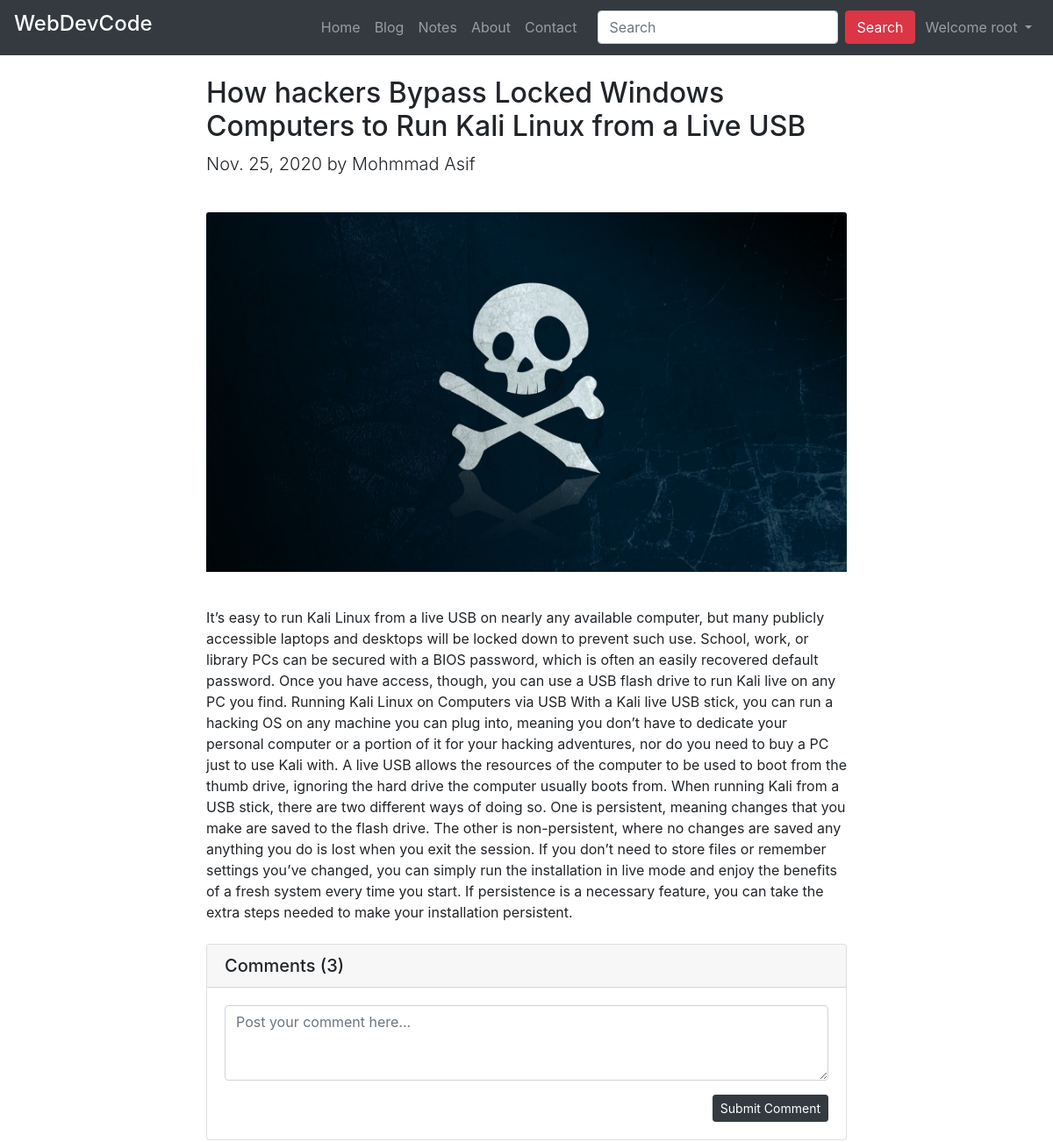
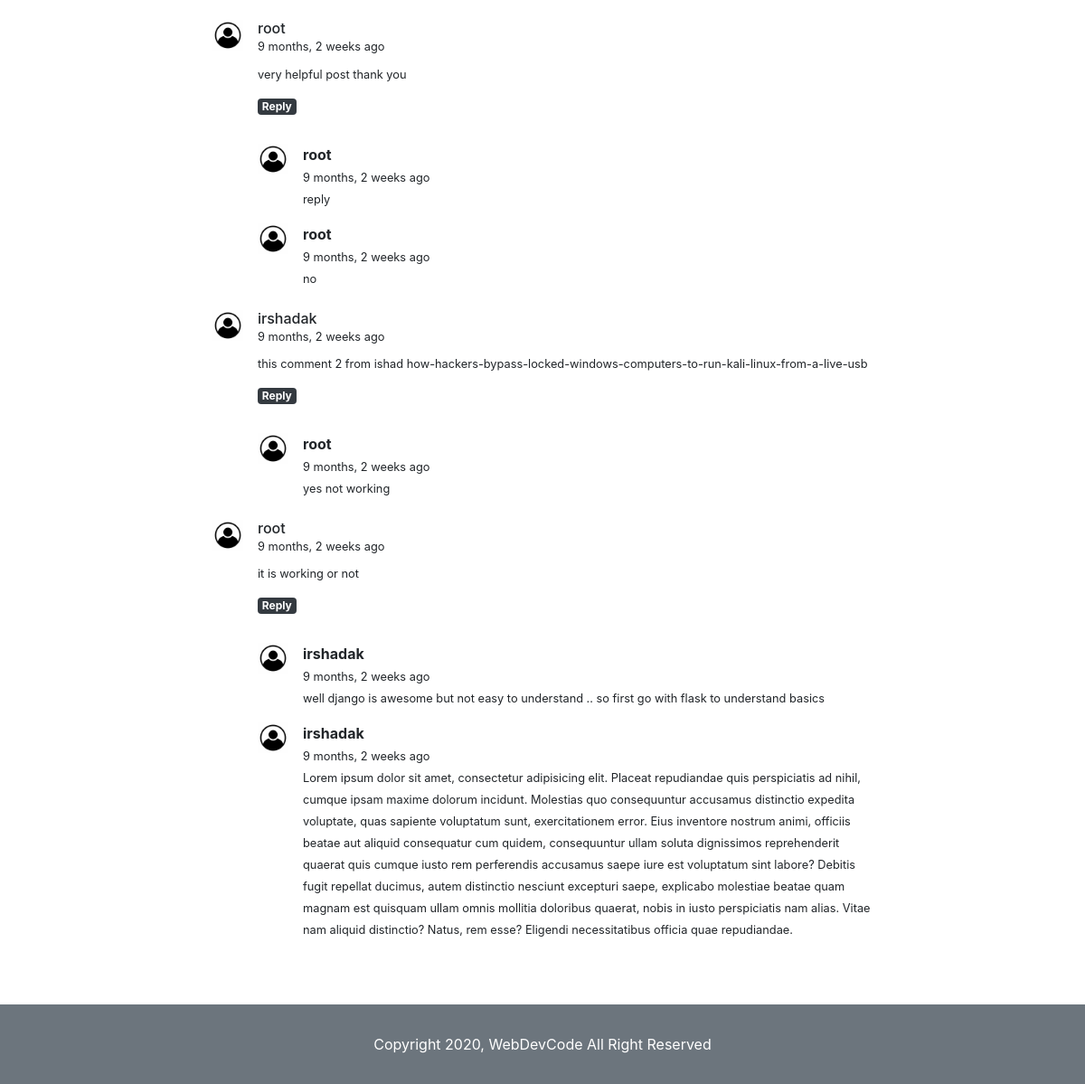
The app's page /blog/how-hackers-bypass-locked-windows-computers-to-run-kali-linux-from-a-live-usb (signed in) with its own data (2 pictures, top to bottom).
### blog/models.py (models this page shows, shortened)
class Post(models.Model):
    sno = models.AutoField(primary_key=True)
    title = models.CharField(max_length=100)
    content = models.TextField()
    author = models.CharField(max_length=30)
    slug = models.CharField(max_length=150)
    image = models.ImageField(upload_to='images/', blank=True)
    timestap = models.DateTimeField(blank=True)

class PostComment(models.Model):
    sno = models.AutoField(primary_key = True)
    comment = models.TextField()
    user = models.ForeignKey(User, on_delete=models.CASCADE)
    post = models.ForeignKey(Post, on_delete=models.CASCADE)
    parent = models.ForeignKey('self', on_delete=models.CASCADE, null=True)
    timestap =models.DateTimeField(default=now)

### blog/views.py (the view)
# urls.py: path('<str:slug>', views.blogPost, name='blogPost'),
def blogPost(request,slug):
    post = Post.objects.filter(slug = slug).first()
    comments = PostComment.objects.filter(post=post, parent=None)
    replies = PostComment.objects.filter(post=post).exclude(parent=None)
    replyDict = {}
    for reply in replies:
        if reply.parent.sno not in replyDict.keys():
            replyDict[reply.parent.sno] = [reply]
        else:
            replyDict[reply.parent.sno].append(reply)
    context = {'post' : post, 'comments' : comments, 'replyDict': replyDict}
    return render(request, 'blog/blogPost.html', context)

### blog/templatetags/get_dict.py (called while the page is built)
@register.filter(name='get_filter')
def get_filter(dict, key):
    return dict.get(key)

### templates/blog/blogPost.html (shortened to what this page needs)
{% extends 'layout.html' %}
{% block body %}
{% load humanize %}
{% load get_dict %}
<div class="container my-4">
     <div class="row">
          <div class="col-sm-8 mx-auto">
                <h2>
                    {{post.title}}
               </h2>
               <p class="lead">
                    {{post.timestap.date}} by {{post.author}}
               </p>
               <img src="/media/{{post.image}}" class="card-img-top my-4" alt="...">
               <p class="mt-3">
                    {{post.content}}
               </p>
               <div class="card mt-4">
                     <h5 class="card-header">Comments ({{comments.count}})</h5>
                    <div class="card-body">
                    {% if user.is_authenticated %}
                         <form action="/blog/Comment" method="POST"> {% csrf_token %}
                              <div class="form-group">
                                   <textarea class="form-control" id="exampleFormControlTextarea1" name="comment"
                                        rows="3" placeholder="Post your comment here..."></textarea>
                                   <button type="submit" class="btn btn-dark btn-sm mt-3 float-right">Submit
                                        Comment</button>
                              </div>
                         </form>
                         {% else %}
                         <p class="text-center">Please Login To Comment</p>
                    {% endif %}
                    </div>
             </div>
               {% for comment in comments %}
               <div class="media my-4">
                    <img src="/static/images/userlogo.jpg" class="mr-3" height="34" width="34" alt="user_logo">
                    <div class="media-body">
                         <h6 class="mt-0">{{comment.user.username}} <br> <small> {{comment.timestap |naturaltime}}</small></h6>
                         <small>{{comment.comment}}</small>
                        <div class="reply ">
                              <a class=" badge badge-dark my-3" data-toggle="collapse" href="#replyBox{{comment.sno}}"
                                   role="button" aria-expanded="false" aria-controls="replyBox{{comment.sno}}"> Reply </a>
                        </div>
                        {% for reply in replyDict|get_filter:comment.sno %}
                              <div class="media mt-3">
                                   <img src="/static/images/userlogo.jpg" height="34" width="34" class="mr-3" alt="...">
                                   <div class="media-body">
                                   <p class="my-0"><b>{{reply.user.username}} </b> <br>
                                   <small> {{reply.timestap |naturaltime}}</small>
                                   </p>
                                   <small>{{reply.comment}}</small>
                                   </div>
                              </div>
                         {% endfor %}
                    </div>
               </div>
               {% endfor %}
          </div>
     </div>
</div>
{% endblock body %}

### templates/layout.html (shortened to what this page needs)
<!doctype html>
<html lang="en">
  <head>
    <link rel="stylesheet" href="https://cdn.jsdelivr.net/npm/bootstrap@4.5.3/dist/css/bootstrap.min.css">
  </head>
  <body>
    <nav class="navbar navbar-expand-lg navbar-dark bg-dark">
      <a class="navbar-brand" href="/"><h4>WebDevCode</h4></a>
      <div class="collapse navbar-collapse" id="navbarSupportedContent">
        <ul class="navbar-nav ml-auto mr-3">
          <li class="nav-item {% block home_active %} {% endblock home_active %}">
            <a class="nav-link" href="/">Home <span class="sr-only">(current)</span></a>
          </li>
          <li class="nav-item {% block blog_active %} {% endblock blog_active %}">
            <a class="nav-link" href="/blog">Blog</a>
          </li>
          <li class="nav-item {% block notes_active %} {% endblock notes_active %}">
            <a class="nav-link" href="/notes">Notes</a>
          </li>
          <li class="nav-item {% block about_active %} {% endblock about_active %}">
            <a class="nav-link" href="/about">About</a>
          </li>
          <li class="nav-item {% block contact_active %} {% endblock contact_active %}">
            <a class="nav-link" href="/contact">Contact</a>
          </li>
        </ul>
        <form class="form-inline my-2  my-lg-0" method="GET" action="/search">
          <input class="form-control mr-sm-2" type="search" placeholder="Search" name="query" id="query" aria-label="Search">
          <button class="btn btn-danger my-2 my-sm-0" type="submit">Search</button>
        </form>
        <ul class="navbar-nav ml-1 ">
         {% if user.is_authenticated %}
         <li class="nav-item dropdown">
        <a class="nav-link dropdown-toggle" href="#" id="navbarDropdown" role="button" data-toggle="dropdown" aria-haspopup="true" aria-expanded="false">
        Welcome {{request.user}}
        </a>
      </li>
        </ul>
             {% endif %}
      </div>
    </nav>
          {% block body %}  {% endblock body %}
        <div class="footer bg-secondary py-3 mt-5 text-white">
            <p class="text-center pt-3">Copyright 2020, WebDevCode All Right Reserved</p>
        </div>
  </body>
</html>

### records on screen
Post: title "How hackers Bypass Locked Windows Computers to Run Kali Linux from a Live USB", timestap "Nov. 25, 2020", author "Mohmmad Asif", image (picture), content "It’s easy to run Kali Linux from a live USB on nearly any available computer, but many publicly accessible laptops and desktops will be locked down to prevent such use. School, work, or library PCs can be secured with a BIOS password, which is often an easily recovered default password. Once you have access, though, you can use a USB flash drive to run Kali live on any PC you find. Running Kali Linux on Computers via USB With a Kali live USB stick, you can run a hacking OS on any machine you can plug into, meaning you don’t have to dedicate your personal computer or a portion of it for your hacking adventures, nor do you need to buy a PC just to use Kali with. A live USB allows the…"
PostComment: user.username "root", timestap "9 months, 2 weeks ago", comment "very helpful post thank you"
PostComment: user.username "root", timestap "9 months, 2 weeks ago", comment "reply"
PostComment: user.username "root", timestap "9 months, 2 weeks ago", comment "no"
PostComment: user.username "irshadak", timestap "9 months, 2 weeks ago", comment "this comment 2 from ishad how-hackers-bypass-locked-windows-computers-to-run-kali-linux-from-a-live-usb"
PostComment: user.username "root", timestap "9 months, 2 weeks ago", comment "yes not working"
PostComment: user.username "root", timestap "9 months, 2 weeks ago", comment "it is working or not"
PostComment: user.username "irshadak", timestap "9 months, 2 weeks ago", comment "well django is awesome but not easy to understand .. so first go with flask to understand basics"
PostComment: user.username "irshadak", timestap "9 months, 2 weeks ago", comment "Lorem ipsum dolor sit amet, consectetur adipisicing elit. Placeat repudiandae quis perspiciatis ad nihil, cumque ipsam maxime dolorum incidunt. Molestias quo consequuntur accusamus distinctio expedita voluptate, quas sapiente voluptatum sunt, exercitationem error. Eius inventore nostrum animi, officiis beatae aut aliquid consequatur cum quidem, consequuntur ullam soluta dignissimos reprehenderit quaerat quis cumque iusto rem perferendis accusamus saepe iure est voluptatum sint labore? Debitis fugit repellat ducimus, autem distinctio nesciunt excepturi saepe, explicabo molestiae beatae quam magnam est quisquam ullam omnis mollitia doloribus quaerat, nobis in iusto perspiciatis nam alias.…"

### other values on screen
{{ request.user }} "root"
{{ comments.count }} "3"
